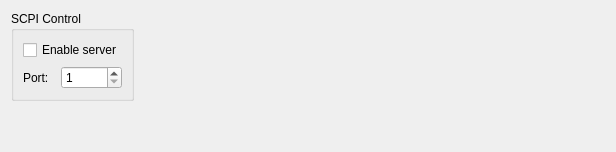
           <widget class="QWidget" name="SCPIServer">
            <layout class="QHBoxLayout" name="horizontalLayout_10">
             <item>
              <layout class="QVBoxLayout" name="verticalLayout_10">
               <item>
                <widget class="QGroupBox" name="groupBox_8">
                 <property name="title">
                  <string>SCPI Control</string>
                 </property>
                 <layout class="QVBoxLayout" name="verticalLayout_8">
                  <item>
                   <widget class="QCheckBox" name="SCPIServerEnabled">
                    <property name="text">
                     <string>Enable server</string>
                    </property>
                   </widget>
                  </item>
                  <item>
                   <layout class="QHBoxLayout" name="horizontalLayout_7">
                    <item>
                     <widget class="QLabel" name="label_20">
                      <property name="text">
                       <string>Port:</string>
                      </property>
                     </widget>
                    </item>
                    <item>
                     <widget class="QSpinBox" name="SCPIServerPort">
                      <property name="minimum">
                       <number>1</number>
                      </property>
                      <property name="maximum">
                       <number>65535</number>
                      </property>
                     </widget>
                    </item>
                   </layout>
                  </item>
                 </layout>
                </widget>
               </item>
               <item>
                <spacer name="verticalSpacer_4">
                 <property name="orientation">
                  <enum>Qt::Vertical</enum>
                 </property>
                 <property name="sizeHint" stdset="0">
                  <size>
                   <width>20</width>
                   <height>40</height>
                  </size>
                 </property>
                </spacer>
               </item>
              </layout>
             </item>
             <item>
              <spacer name="horizontalSpacer_4">
               <property name="orientation">
                <enum>Qt::Horizontal</enum>
               </property>
               <property name="sizeHint" stdset="0">
                <size>
                 <width>471</width>
                 <height>20</height>
                </size>
               </property>
              </spacer>
             </item>
            </layout>
           </widget>
